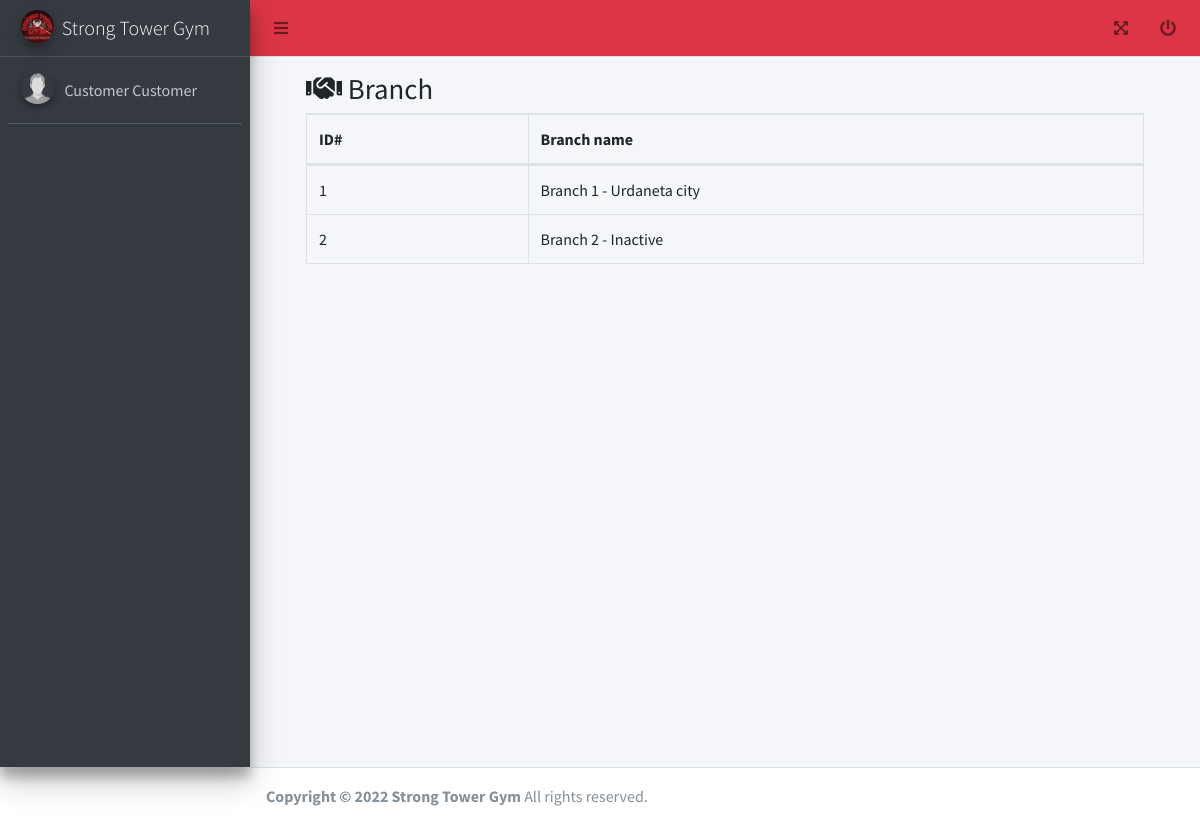
Before: /admin/branches.php (signed in) with the older database file.
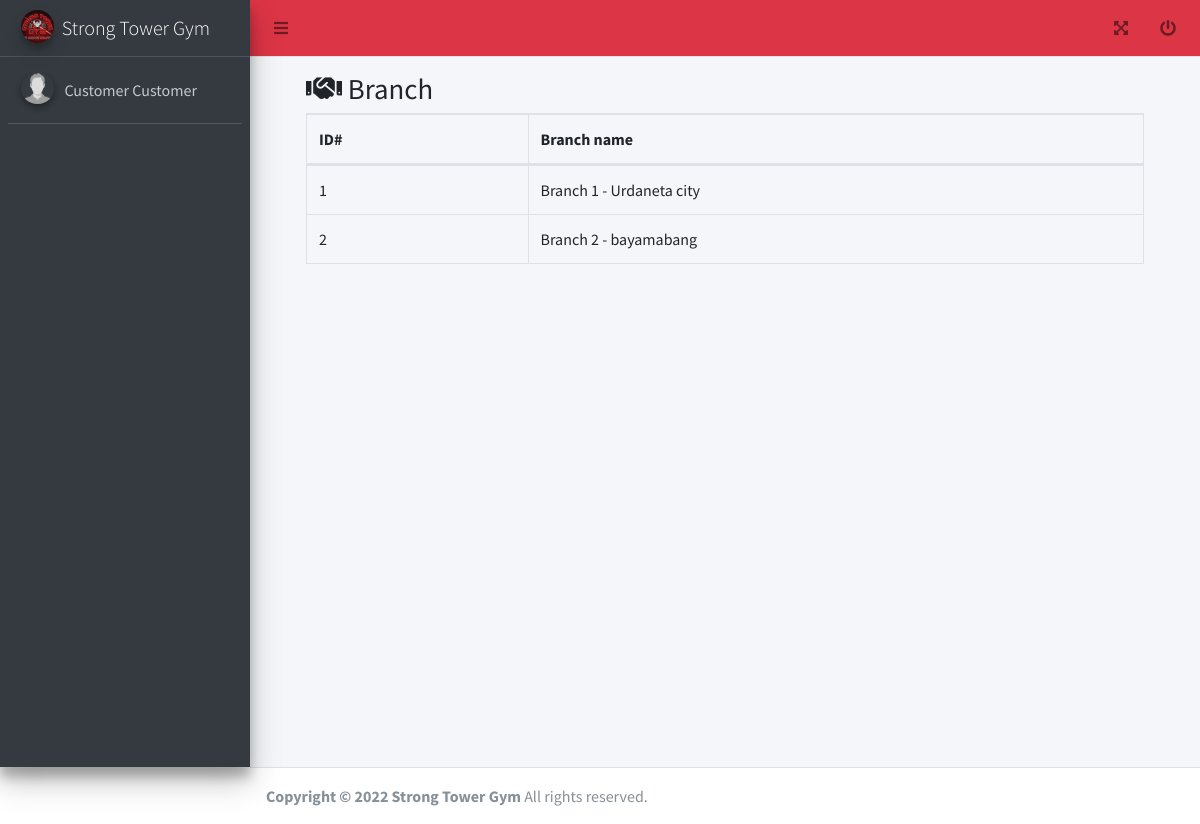
After: the same page with the newer database file.
### tables this page shows
CREATE TABLE `tbl_branch` (
  `id` int(11) NOT NULL AUTO_INCREMENT,
  `name` varchar(255) DEFAULT NULL,
  `description` text DEFAULT NULL,
  `created_date` datetime DEFAULT current_timestamp(),
  `updated_date` datetime DEFAULT current_timestamp(),
  `deleted_flag` tinyint(4) DEFAULT 0,
  `sub_title` text DEFAULT NULL,
  PRIMARY KEY (`id`)
);

### functions.php (called while the page is built, shortened)
<?php
function get_list($sql)
{
  $data = array();
  $result = mysqli_query($_SESSION['conn'], $sql);
  while ($row = mysqli_fetch_assoc($result)) {
    $data[] = $row;
  }
  return $data;
}

### admin/branches.php (the view, shortened to what this page needs)
<?php include('header.php'); ?>
<link rel="stylesheet" href="../adminlte/plugins/datatables-bs4/css/dataTables.bootstrap4.min.css">
<link rel="stylesheet" href="../adminlte/plugins/datatables-responsive/css/responsive.bootstrap4.min.css">
<link rel="stylesheet" href="../adminlte/plugins/datatables-buttons/css/buttons.bootstrap4.min.css">
<div>
  <div class="content-wrapper">
    <div class="content-header">
      <div class="container-fluid" id="content">
        <div class="row mb-2">
          <div class="col-sm-12">
            <h1 class="m-0"><i class="fa fa-handshake"></i> Branch</h1>
          </div>
          <div class="col-sm-12">
            <table id="example2" class="table table-bordered table-hover dataTable dtr-inline" aria-describedby="example2_info">
              <thead>
                <tr>
                  <th>ID#</th>
                  <th>Branch name</th>
                </tr>
              </thead>
              <tbody>
                <?php foreach (get_list("select * from tbl_branch where deleted_flag = 0") as $res) { ?>
                  <tr>
                    <td><?php echo $res['id']; ?></td>
                    <td><?php echo ucfirst($res['name']); ?></td>
                  </tr>
                <?php } ?>
              </tbody>
            </table>
          </div>
        </div>
      </div>
    </div>
  </div>
</div>
</div>
<?php include('footer.php'); ?>

Changed rows visible on the page:
changed tbl_branch id 2: name "Branch 2 - Inactive" → "Branch 2 - bayamabang"
